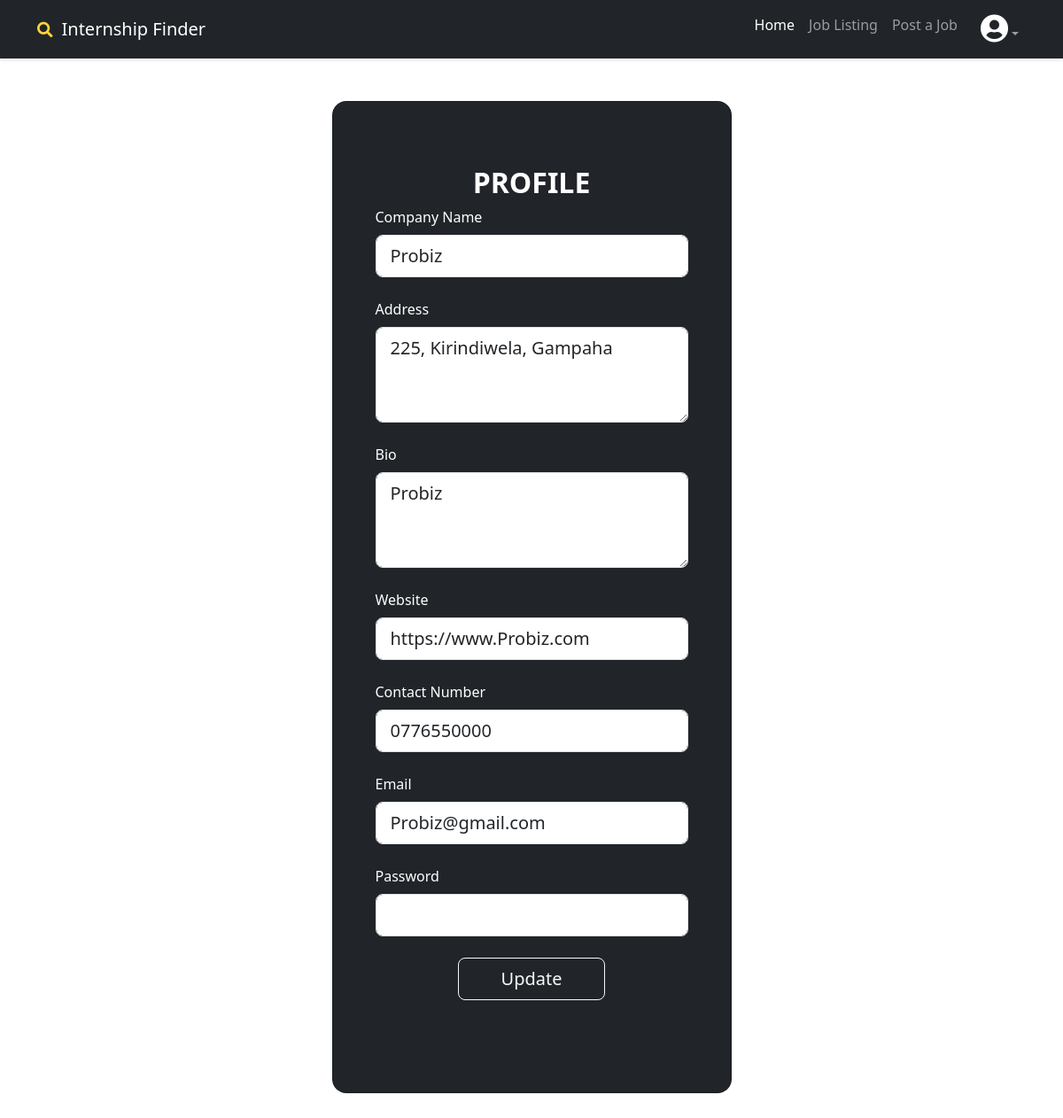
The app's page /internship-finder/company_profile/2/ (signed in) with its own data.
### finder/models.py (models this page shows, shortened)
class Company(models.Model):
    id = models.AutoField(primary_key=True)
    user = models.OneToOneField(User, on_delete=models.CASCADE)
    company_name = models.CharField(max_length=30)
    company_address = models.TextField()
    company_bio = models.TextField(blank=True, null=True)
    website = models.URLField()
    contact_number = models.CharField(max_length=10)
    email = models.EmailField()
    type = models.CharField(max_length=15, default='company')

### finder/views.py (the view, shortened to what this page needs)
# urls.py: path('company_profile/<int:comp_id>/', views.company_profile, name='company-profile'),
def company_profile(request, comp_id):
    if not request.user.is_authenticated:
        return redirect("company_login")
    company = Company.objects.get(id=comp_id)
    return render(request, 'company-profile.html', {'user_type': 'company','profile': company,'company': company})

### finder/templates/company-profile.html (shortened to what this page needs)
{% extends 'basic.html' %}
{% block home %} active {% endblock %}
{% block body %}
 <div class="container py-5 h-100">
    <div class="row d-flex justify-content-center align-items-center h-100">
      <div class="col-12 col-md-8 col-lg-6 col-xl-5">
        <div class="card bg-dark text-white" style="border-radius: 1rem;">
          <div class="card-body p-5 ">
            <div class="mb-md-5 mt-md-4 pb-2">
              <form method="POST">
              <h2 class="fw-bold mb-2 text-uppercase text-center">Profile</h2>
              <div class="form-outline form-white mb-4">
                <label class="form-label" for="companyName">Company Name</label>
                <input type="text" id="companyName" class="form-control form-control-lg" name="company_name" value="{{ company.company_name }}" required/>
              </div>
              <div class="form-outline form-white mb-4">
                <label class="form-label" for="address">Address</label>
                <textarea id="address" class="form-control form-control-lg" rows="3" name="address" required>{{ company.company_address }}</textarea>
              </div>
              <div class="form-outline form-white mb-4">
                <label class="form-label" for="companyBio">Bio</label>
                <textarea id="companyBio" class="form-control form-control-lg" rows="3"  name="company_bio" required>{{ company.company_bio }}</textarea>
              </div>
              <div class="form-outline form-white mb-4">
                <label class="form-label" for="companyWeb">Website</label>
                <input type="url" id="companyWeb" class="form-control form-control-lg" value="{{ company.website }}" name="company_web" required/>
              </div>
              <div class="form-outline form-white mb-4">
                <label class="form-label" for="companyPhone">Contact Number</label>
                <input type="tel" pattern="[0-9]{10}" id="companyPhone" class="form-control form-control-lg" value="{{ company.contact_number }}" name="phone_number" required/>
              </div>
              <div class="form-outline form-white mb-4">
                <label class="form-label" for="typeEmailX">Email</label>
                <input type="email" id="typeEmailX" class="form-control form-control-lg" name="email" value="{{ company.email }}" required/>
              </div>
              <div class="form-outline form-white mb-4">
                <label class="form-label" for="typePasswordX">Password</label>
                <input type="password" id="typePasswordX" class="form-control form-control-lg" name="password" required/>
              </div>
              <div class="text-center">
              <button class="btn btn-outline-light btn-lg px-5" type="submit">Update</button>
              </div>
              </form>
            </div>
          </div>
        </div>
      </div>
    </div>
  </div>
{% endblock %}

### records on screen
Company: company_name "Probiz", address "225, Kirindiwela, Gampaha", company_bio "Probiz", company_web "https://www.Probiz.com", phone_number "0776550000", email "Probiz@gmail.com"
